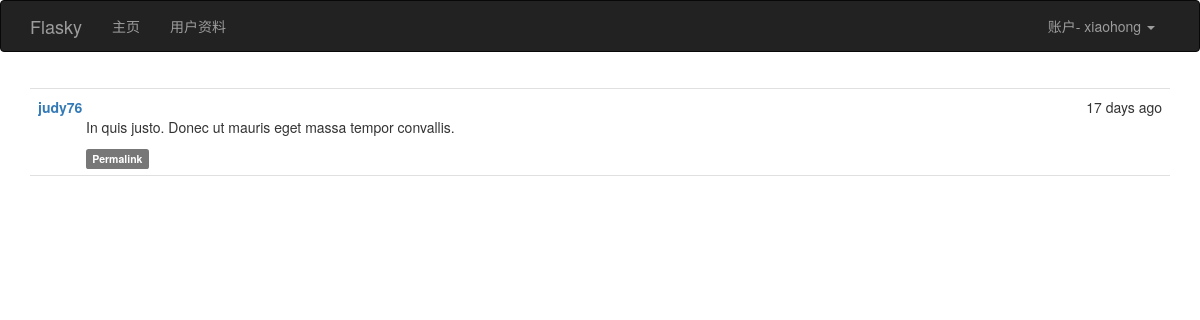
Page /post/2 (signed in) on the committed database.
### app/models.py (models this page shows, shortened)
class User(UserMixin, db.Model):
    __tablename__ = 'users'
    id = db.Column(db.Integer, primary_key=True)
    username = db.Column(db.String(64), unique=True, index=True)
    email = db.Column(db.String(64), unique=True,index=True)
    role_id = db.Column(db.Integer, db.ForeignKey('roles.id'))
    password_hash = db.Column(db.String(128))
    confirmed = db.Column(db.Boolean, default= False)
    name = db.Column(db.String(64))
    location = db.Column(db.String(128))
    about_me = db.Column(db.Text())
    member_since = db.Column(db.DateTime(), default=datetime.utcnow)
    last_seen = db.Column(db.DateTime(), default=datetime.utcnow)
    posts = db.relationship('Post', backref='author', lazy='dynamic')
    followed = db.relationship('Follow', foreign_keys=[Follow.follower_id], backref=db.backref('follower', lazy='joined')
                               , lazy='dynamic', cascade='all,delete-orphan')
    followers = db.relationship('Follow', foreign_keys=[Follow.followed_id], backref=db.backref('followed',lazy='joined')
                                , lazy='dynamic',cascade='all,delete-orphan')
    @property
    def password(self):
        raise AttributeError('password is not a readable attribute')
    def can(self, permission):
        return self.role is not None and self.role.permissions & permission == permission
    def is_administrator(self):
        return self.can(Permission.ADMINISTER)
    def ping(self):
        self.last_seen = datetime.utcnow()
        db.session.add(self)

class Post(db.Model):
    __tablename__ = 'posts'
    id = db.Column(db.Integer, primary_key=True)
    body = db.Column(db.Text)
    timestamp = db.Column(db.DateTime, index=True, default=datetime.utcnow)
    author_id = db.Column(db.Integer, db.ForeignKey('users.id'))
    body_html = db.Column(db.Text)

### app/main/views.py (the view)
@main.route('/post/<int:id>')
def post(id):
    p = Post.query.get_or_404(id)
    return render_template('post.html', posts=[p])

### app/auth/views.py (called while the page is built)
@auth.before_app_request
def before_request():
    if current_user.is_authenticated:
        current_user.ping()
        if not current_user.confirmed and request.endpoint[:5] != 'auth.':
            return redirect(url_for('auth.unconfirmed'))

### app/main/__init__.py (called while the page is built)
@main.app_context_processor
def inject_permissions():
    return dict(Permission=Permission)

### app/models.py (called while the page is built)
@login_manager.user_loader
def load_user(user_id):
    return User.query.get(int(user_id))

### app/templates/post.html (shortened to what this page needs)
{%  extends "base.html" %}
{%  import "bootstrap/wtf.html" as wtf %}
{%  import "_macros.html" as macros %}
{% block page_content %}
  {%  include '_posts.html' %}
{% endblock %}

### app/templates/base.html (shortened to what this page needs)
{% extends "bootstrap/base.html" %}
{% block head %}
{{ super() }}
<link rel="stylesheet" type="text/css" href="{{ url_for('static', filename='style.css') }}">
{% endblock %}
{% block navbar %}
<div class="navbar navbar-inverse" role="navigation">
    <div class="container">
        <div class="navbar-header">
            <a class="navbar-brand" href="{{ url_for('main.index') }}">Flasky</a>
        </div>
        <div class="navbar-collapse collapse">
            <ul class="nav navbar-nav">
                <li><a href="{{ url_for('main.index') }}">主页</a></li>
                {%  if current_user.is_authenticated %}
                    <li><a href="{{  url_for('main.user', username=current_user.username) }}">用户资料</a></li>
                {%  endif %}
            </ul>
            <ul class="nav navbar-nav navbar-right">
                {% if current_user.is_authenticated %}
                <li class="dropdown">
                <a href="#" class="dropdown-toggle" data-toggle="dropdown">账户- {{ current_user.username }} <b class="caret"></b></a>
                </li>
                {% else %}
                <li><a href="{{ url_for('auth.login') }}">登录</a></li>
                {% endif %}
            </ul>
        </div>
    </div>
</div>
{% endblock %}
{% block content %}
<div class="container">
    {% block page_content %}{% endblock %}
</div>
{% endblock %}

### app/templates/_posts.html (shortened to what this page needs)
  <ul class="posts">
        {% for post in posts %}
            <li class="post">
                <div class="post-date">
                    {{ moment(post.timestamp).fromNow() }}
                </div>
                <div class="post-author">
                    <a href="{{ url_for('.user', username=post.author.username) }}">{{ post.author.username }}</a>
                </div>
                <div class="post-content">
                    {% if post.body_html %}
                        {{  post.body_html | safe }}
                    {% else %}
                        {{ post.body }}
                    {% endif %}
                    <div class="post-footer">
                        <a href="{{ url_for('.post', id=post.id) }}">
                            <span class="label label-default">Permalink</span>
                        </a>
                    </div>
                </div>
            </li>
        {% endfor %}
    </ul>

### app/static/style.css (style rules this page uses)
ul.posts { list-style-type: none; padding: 0px; margin: 16px 0px 0px 0px; border-top: 1px solid #e0e0e0; }
ul.posts li.post { padding: 8px; border-bottom: 1px solid #e0e0e0; }
div.post-date { float: right; }
div.post-author { font-weight: bold; }
div.post-content { margin-left: 48px; min-height: 48px; }

### rows in the picture
User: username "xiaohong"
Post: timestamp "17 days ago", author.username "judy76", body_html "In quis justo. Donec ut mauris eget massa tempor convallis."
